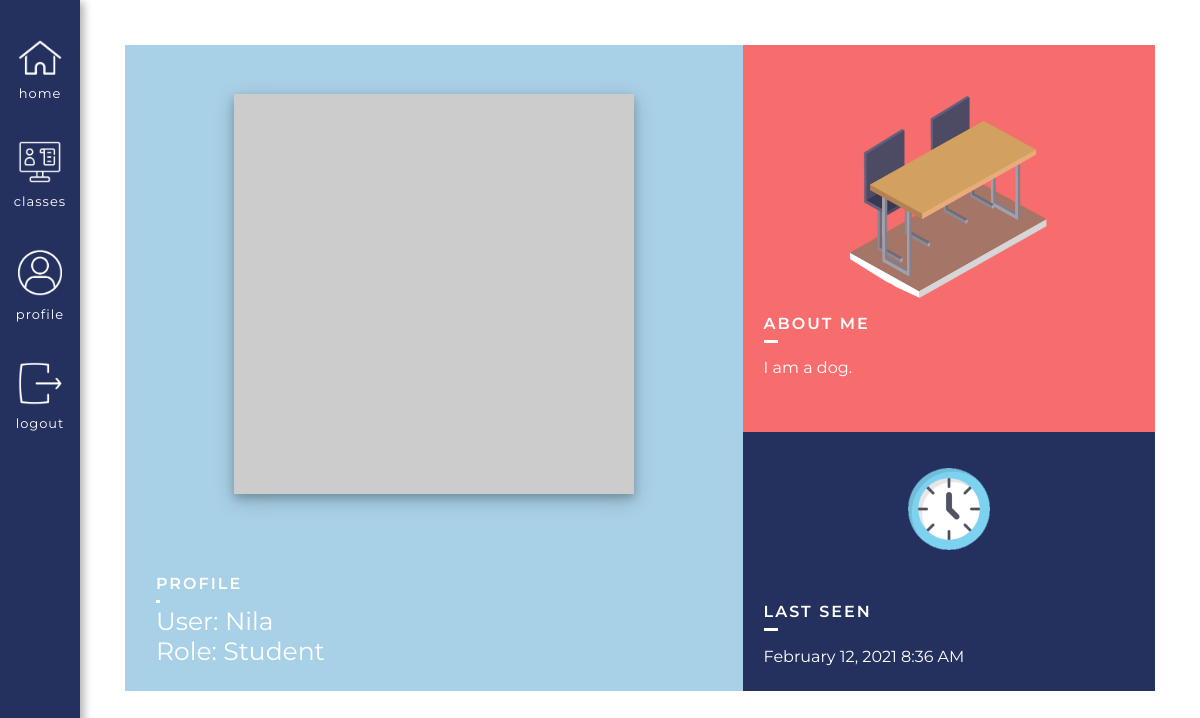
Screenshot of /user/Nila (signed in) with the database file from the repository.
### app/models.py (models this page shows, shortened)
class User(UserMixin, db.Model):
    id = db.Column(db.Integer, primary_key=True)
    username = db.Column(db.String(64), index=True, unique=True) # adding columns to the database
    email = db.Column(db.String(120), index=True, unique=True)
    password_hash = db.Column(db.String(128))
    role = db.Column(db.Integer, index=False, unique=False) # 0 is Teacher, 1 is Student
    about_me = db.Column(db.String(140))
    last_seen = db.Column(db.DateTime, default=datetime.utcnow)
    posts = db.relationship('Post', backref='author', lazy='dynamic') # First part is calling it from the Post model, secret field is the backref (author)
    reactions = db.relationship('Reactions', backref='reactor', lazy='dynamic') # This will show all the reactions that this user has made
    teaches = db.relationship('Courses', backref='teacher', lazy='dynamic') # This will show all the courses that the user teaches
    signups = db.relationship('Signups', backref='student', lazy='dynamic') # This will show all of the signups of that user
    responses = db.relationship('Responses', backref='student_responder', lazy='dynamic') # This will show all the responses of that user
    prompts = db.relationship('Prompts', backref='teacher_prompter', lazy='dynamic') # This will show all forms of that teacher
    def avatar(self, size):
        digest = md5(self.email.lower().encode('utf-8')).hexdigest()
        return 'https://www.gravatar.com/avatar/{}?d=identicon&s={}'.format(digest, size)

### app/routes.py (the view)
@app.route('/user/<username>') # User profile page
@login_required
def user(username):
    if current_user.id == User.query.filter_by(username=username).first():
        return unauthorized_access()
    user = User.query.filter_by(username=username).first_or_404()
    posts = [
        {'author': user, 'body': 'Test post #1'},
        {'author': user, 'body': 'Test post #2'}
    ]
    return render_template('user.html', user=user, posts=posts, title=username)

### app/models.py (called while the page is built)
@login.user_loader
def load_user(id):
        return User.query.get(int(id))

### app/routes.py (called while the page is built)
@app.before_request # This function will be executed right before the view function
def before_request():
    if current_user.is_authenticated: # Checks whether the current user is logged in
        current_user.last_seen = datetime.utcnow() # Sets the last seen to the date using the UTC time zone
        db.session.commit() # Don't need to do db.session.add() because the user is already in the database (using a current_user)

### app/templates/user.html (shortened to what this page needs)
{% extends "base.html" %}
{% block head %}
    <link rel="stylesheet" href="{{ url_for('static', filename='css/user.css') }}">
{% endblock %}
{% block content %}
<div class = "userBox">
    <div class = "userImage">
        <img src="{{ user.avatar(380) }}">
        <div class = "usernameBox">
            <div class = "usernameInside">
                <div class = "titleHolder">
                    <h2>Profile</h2>
                </div>
                <div class = "userInsideAgain">
                    <h1>User: {{ user.username }}</h1>
                    {% if user.role == 0 %}
                        <h1>Role: Teacher</h1>
                    {% else %}
                        <h1>Role: Student</h1>
                    {% endif %}
                </div>
            </div>
        </div>
    </div>
    <div class = "userInfo">
        <div class = "about">
            <div class = "aboutImage">
                <img src="{{ url_for('static', filename='images/Table.png' )}}">
            </div>
            <div class = "aboutMeText">
                <div class = "titleHolder aboutTitle">
                    <h2>About Me</h2>
                </div>
                <div class = "aboutActual">
                    {% if user.about_me %}
                        <p> {{ user.about_me }}</p>
                    {% endif %}
                </div>
            </div>
        </div>
        <div class = "lastSeenHolder">
            <div class = "aboutImage timeImage">
                <img src="{{ url_for('static', filename='images/Time.png' )}}">
            </div>
            <div class = "lastSeen">
                {% if user.last_seen %}
                    <div class = "titleHolder aboutTitle">
                        <h2>Last seen</h2>
                    </div>
                    <div class = "aboutActual">
                        <p>{{ moment(user.last_seen).format('LLL') }}</p>
                    </div>
                {% endif %}
            </div>
        </div>
    </div>
</div>
{% endblock %}

### app/static/css/base.css (style rules this page uses)
body { margin: 0 !important; font-family: "Montserrat", sans-serif; }
h1, p { margin: 0; }
h2, h3 { font-weight: 400; }

### app/static/css/user.css (style rules this page uses)
.about { background-color: #F76C6C; display: flex; flex-direction: column; justify-content: center; align-items: center; height: 60%; }
.lastSeenHolder { display: flex; flex-direction: column; align-items: center; justify-content: space-around; height: 40%; background-color: #24305E; }
.lastSeen { width: 90%; }
.usernameInside h1 { font-weight: 400; font-size: 25px; line-height: 30px; }
.titleHolder h2 { position: relative; font-size: 16px; font-weight: 600; text-transform: uppercase; letter-spacing: 2px; color: white; }
.titleHolder h2:after { position: absolute; content: ''; height: 3px; bottom: -10px; left: 0; right: 0; width: 2.5%; background: white; }
.aboutTitle h2:after { width: 4%; }
.aboutImage { width: 100%; display: flex; justify-content: center; align-items: center; }
.aboutImage img { width: 50%; }
.aboutMeText { width: 90%; color: white; }
.aboutActual { padding-top: 2%; line-height: 30px; color: white; }
.timeImage img { width: 20%; margin-top: 4%; }
@media screen and (min-width: 750px) { .userBox { display: flex; justify-content: space-between; width: 100%; } }
@media screen and (min-width: 750px) { .userImage { background-color: #A8D0E6; width: 60%; display: flex; justify-content: center; align-items: center; flex-direction: column; } }
@media screen and (min-width: 750px) { .userImage img { width: 80%; max-width: 400px; margin: 8%; box-shadow: 0 4px 8px 0 rgba(0, 0, 0, 0.2), 0 6px 20px 0 rgba(0, 0, 0, 0.19); } }
@media screen and (min-width: 750px) { .userInfo { width: 40%; } }
@media screen and (min-width: 750px) { .usernameBox { display: flex; flex-direction: row; justify-content: space-between; width: 90%; margin-bottom: 4%; color: white; } }
@media screen and (min-width: 750px) { .usernameInside { margin-top: 3%; display: flex; flex-direction: column; justify-content: left; align-items: left; } }

### rows the page displays
User: username "Nila", about_me "I am a dog.", last_seen "February 12, 2021 8:36 AM"
